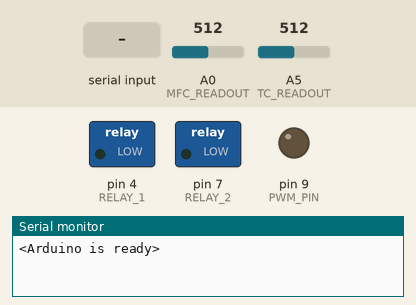
Recording of a sketch running on a simulated Arduino Uno, built with avr-gcc and run on an emulated ATmega328P. On the bench: switched loads named in the sketch (green lamp = pin HIGH), output pins drawn as LEDs (lit = HIGH), the last lines printed to the serial monitor. Inputs (shaded band) come from the test bench; at power-on: A5 (TC_READOUT) = 512, A0 (MFC_READOUT) = 512.

Above: at 11.2 s.
11.3 s: "90,45\n" received over Serial
At 12.2 s:
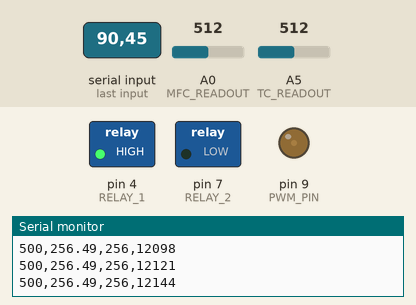
12.8 s: A5 (TC_READOUT) set to 362
15.8 s: A5 (TC_READOUT) set to 342
17.3 s: A0 (MFC_READOUT) set to 1004
18.8 s: A0 (MFC_READOUT) set to 1023
20.3 s: "30,150\n" received over Serial
At 21.5 s:
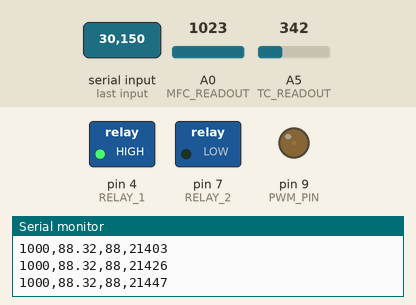
Timing chart, 0 to 22.8 s (numbered marks = the images above; inputs shaded):
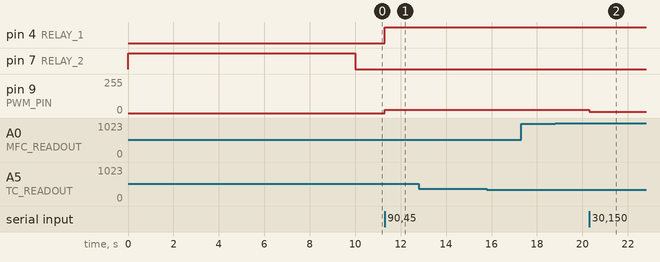

The sketch:

VIRTUAL_MOON_MAIN_ARDUINO.ino
```cpp
///// This version of the code is based on the use of a mass flow controller (MFC)  /////
///// with a range of 0-1000 SCCM. If an alternative mass flow controller is used,  /////
/////   certain features must be updated. These are detailed in code comments.      /////

///// This code is only suitable for Arduino Uno R3, as it uses the TimerOne library /////
///// which is not supported on Uno R4 architecture. The serial comms code builds on /////
///// an example from Robin2 on Arduino.cc forums. The millis() code functions build /////
/////             on examples from UKHelibob on Arduino.cc forums.                   /////

/////   The constants included with #define should be adjusted to desired values!    /////

#include <TimerOne.h>
#include <movingAvg.h>
#define PWM_PIN 9 // NB: only pins 9 or 10 are available for TimerOne-based PWM
#define MFC_READOUT A0
#define TC_READOUT A5
#define RELAY_1 4 // NB: relay pins are set by board architecture so cannot be changed
#define RELAY_2 7
#define lowerTempBound -60 // sets lower temperature bound if temperature holding function is used
#define upperTempBound -55 // sets upper temperature bound if temperature holding function is used
#define tempRegulationPeriod 7200000 // time period (in ms) for temperature holding function to run after it is triggered

/// INITIALISE GLOBAL VARIABLES ///

// flow rate input variables - do these need to be global?
const byte numInputChars = 5; // sets size of input flow rate (max. 4 digit number + new line character)
char receivedSerialInput[numInputChars]; // array to store received input string
int serialFlowRate = 0;

// boolean flags
boolean newInputData = false;
boolean flowRateFlag = false;
boolean stopFlag = false;
boolean printFlag = false;
boolean minTempFlag = false;
boolean maxTimeFlag = false;

/// SET UP OBJECTS ///
movingAvg tempMovMean(20); // creates a moving mean using 20 datapoints

void setup() {
Serial.begin(9600);

// initialise moving average object
tempMovMean.begin();

// set digital pins to output mode
pinMode(PWM_PIN,OUTPUT);
pinMode(RELAY_1,OUTPUT);
pinMode(RELAY_2,OUTPUT);

// set PWM frequency
Timer1.initialize(100); // 100us = 10kHz frequency (10x the flow controller sampling rate)

// perform 10-second system purge using nitrogen flow through the bypass line
digitalWrite(RELAY_1,LOW);
digitalWrite(RELAY_2,HIGH);
delay(10000); // delay() is blocking, which is desired behaviour here
digitalWrite(RELAY_2,LOW);

// inform MATLAB that setup has been successfully completed
Serial.println("<Arduino is ready>");
}

void loop() {
  readSerialInput();
  processSerialInput();
  processData();
  }

void readSerialInput(){
  // initialise local variables
  static byte charIndex = 0;
  char endMarker = '\n'; // terminator set to "new line"
  char receivedChar;

// read data, if available
  if (Serial.available() > 0) {
    receivedChar = Serial.read();

    if (receivedChar != endMarker){
      receivedSerialInput[charIndex] = receivedChar; // add each byte (digit) to input character string
      charIndex++;
      if (charIndex >=  numInputChars) { // adjusts index counter to truncate inputs larger than 5 bytes
        charIndex = numInputChars - 1;
      }
    }
    else {
      receivedSerialInput[charIndex] = '\0'; // terminate the string when end marker received
      charIndex = 0;
      newInputData = true; // flag that data has been received
    }
  }
}

void processSerialInput() {
    if (newInputData == true) {
      // process input flow rate value
      serialFlowRate = 0;
      serialFlowRate = atoi(receivedSerialInput); // convert character input to integer format

      // if data received is NOT the terminate command (integer 1001), set flow rate to the value requested.
      if (serialFlowRate != 1001){
        setFlowRate();
         // Turn on S1 and ensure S2 is off - allows flow through the heat exchanger
        digitalWrite(RELAY_1, HIGH);
        digitalWrite(RELAY_2,LOW);
        Serial.println(serialFlowRate); // sends confirmation of set flow rate over serial to MATLAB
        newInputData = false; // reset flag
      }

      // if data received IS the terminate command (integer 1001), perform stop sequence to finish the experiment
      else {
          // turn off both solenoids - temporary no flow state
          digitalWrite(RELAY_1,LOW);
          digitalWrite(RELAY_2,LOW);
          // set up a millis-based timer
          static unsigned long terminateStartMillis = millis();
          unsigned long terminateCurrentMillis = millis();
            if ((terminateCurrentMillis - terminateStartMillis) >= 2000){
              digitalWrite(RELAY_2,LOW); // this can be set to high if faster warming is desired (flows warm N2 through the system)
              // flags to stop data being transmitted and reset newInputData flag
              stopFlag = true;
              newInputData = false;
            }
          }
    }
}

void setFlowRate(){
  int adjustedFlowRate = serialFlowRate + 5; // adjust +5 to correct for error between desired setpoint and that displayed on the MFC screen (value of 5 gained from testing)
  // convert flow rate into integer PWM duty cycle value
  float dutyCycle = adjustedFlowRate * 1.023;
  unsigned int dutyCycleInt = round(dutyCycle);
  Timer1.pwm(PWM_PIN,dutyCycleInt);
   flowRateFlag = true; // flag that flow rate has been set.
}

void processData(){
    // only process data and send over serial under set conditions: no new serial input, flow rate has been set, not received stop command
    if (newInputData == false && flowRateFlag == true && stopFlag == false) {

        // read flow rate
        int flowADC = analogRead(MFC_READOUT);
        float flowVoltageRead = flowADC * (5.0/1023);
        float measuredFlowRate = flowVoltageRead * 200;
        int measuredFlowRateInt = round(measuredFlowRate);

        // read temperature
        int thermoADC = analogRead(TC_READOUT);
        float thermoVoltage = thermoADC * (5.06/1023);

        // NB for the (5.06/1023) multipication factor, the numerator depends on Arduino power cable length.
        // With long cable (Arduino cable + extender) 5.02V measured, but 5.06V needed to correct offset/error seen in temperature readings
        // With short cable (standard Arduino cable) 5.06V measured on Arduino pins but 5.12V needed to correct offset

        float temperature = (thermoVoltage - 1.25)/0.005;

        // convert temperature to int and calculate approximate moving average (used for holdTemperature function)
        int temperatureInt = round(temperature);
        int tempMovingAverage = tempMovMean.reading(temperatureInt);

        // run temperature holding function (comment/uncomment as desired)
        // holdTemperature(tempMovingAverage);

        // initialise startMillis timing variable
        unsigned long startMillis;

        // write data to serial
        int bytesAvailable = Serial.availableForWrite();
        // only send serial data if 100ms pause time has passed since last transmission (using printFlag)
        if ((bytesAvailable > 29) && (printFlag == false)){ // max of 28 digits for data package (eg. "1000,-110.43,-110,4294967295") + new line character

          // send values using a comma-separated string
          Serial.print(measuredFlowRateInt);
          Serial.print(',');
          Serial.print(temperature);
          Serial.print(',');
          Serial.print(tempMovingAverage);
          Serial.print(',');
          Serial.print(millis()); // to be used for time calculation in MATLAB
          Serial.println();
          printFlag = true;
          startMillis = millis();
        }
        // wait 100ms before sending the next data package
        if (printFlag == true) {
          unsigned long currentMillis = millis();
          if ((currentMillis - startMillis) >= 100){
            printFlag = false; // allow values to be sent over serial again
          }
        }
      }
  }

void holdTemperature(int tempMovingAverage){
  // turns off cold gas flow when temperature reaches specified trigger temperature, and raises flag
  if (minTempFlag == false && tempMovingAverage <= lowerTempBound){
    digitalWrite(RELAY_1,LOW);
    minTempFlag = true;
  }
  // regulates temperature between an upper and lower bound using solenoid control, up until a defined time period has passed
  else if (minTempFlag == true && maxTimeFlag == false){
    if (tempMovingAverage >= upperTempBound){
      digitalWrite(RELAY_1,HIGH); // turn on Solenoid 1 to allow gas flow through the heat exchanger
    }
    else if (tempMovingAverage <= -60){
      digitalWrite(RELAY_1,LOW); // turn off cold gas flow
    }
    static unsigned long holdStartMillis = millis();
    unsigned long holdCurrentMillis = millis();
    // ends temperature regulation function if the desired time period has elapsed
      if ((holdCurrentMillis - holdStartMillis) >= tempRegulationPeriod){
      digitalWrite(RELAY_1,LOW);
      digitalWrite(RELAY_2,HIGH); //starts warming the sample using the bypass nitrogen gas line
      maxTimeFlag = true;
    }
  }
}
```

Measured:
- after the input at 11.3 s, pin 4 (RELAY_1): LOW → HIGH at once; pin 9 (PWM_PIN): 0/255 → 24/255 at once
- after the input at 20.3 s, pin 9 (PWM_PIN): 24/255 → 9/255 at once
